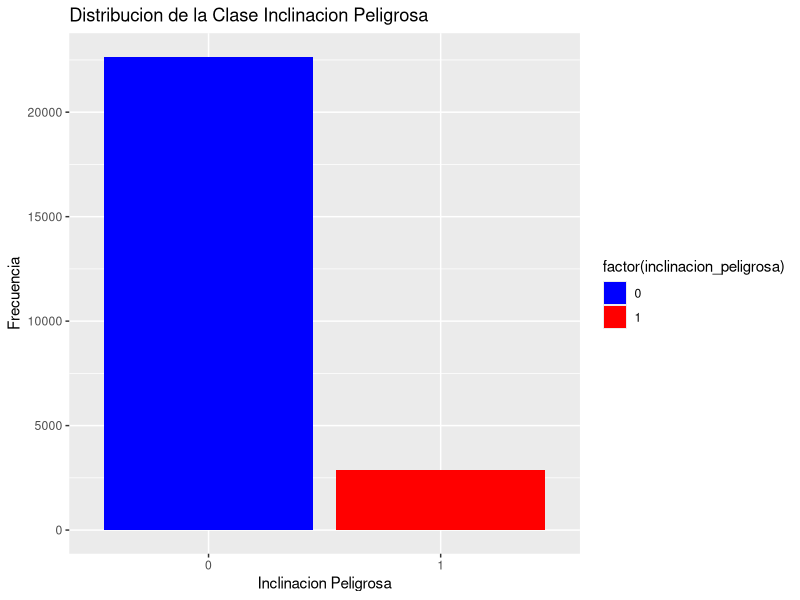
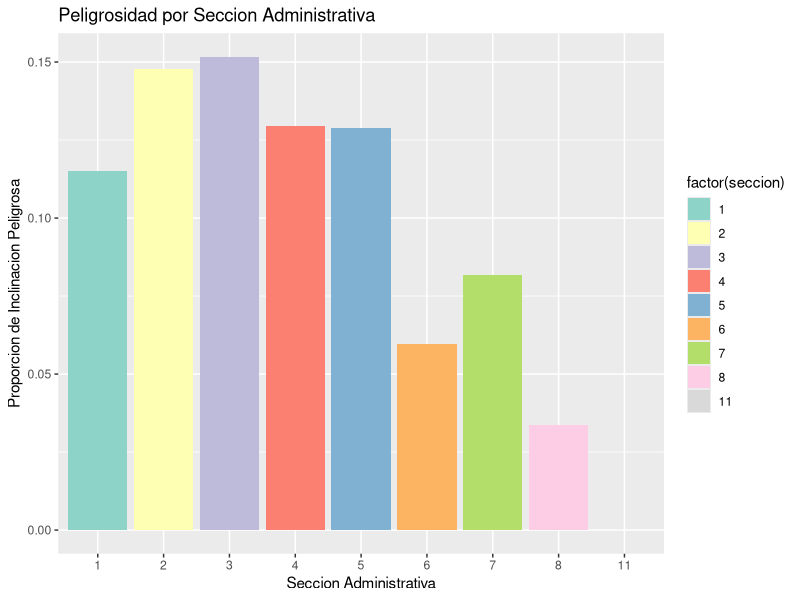
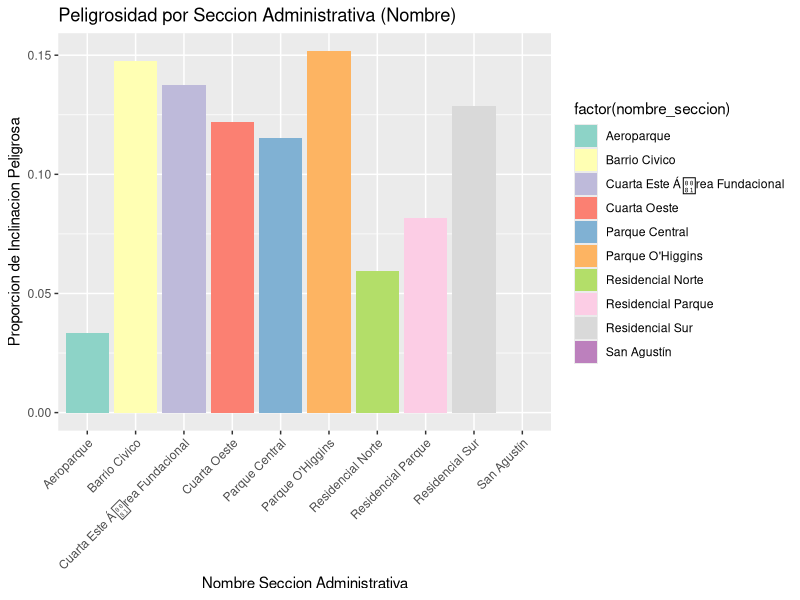
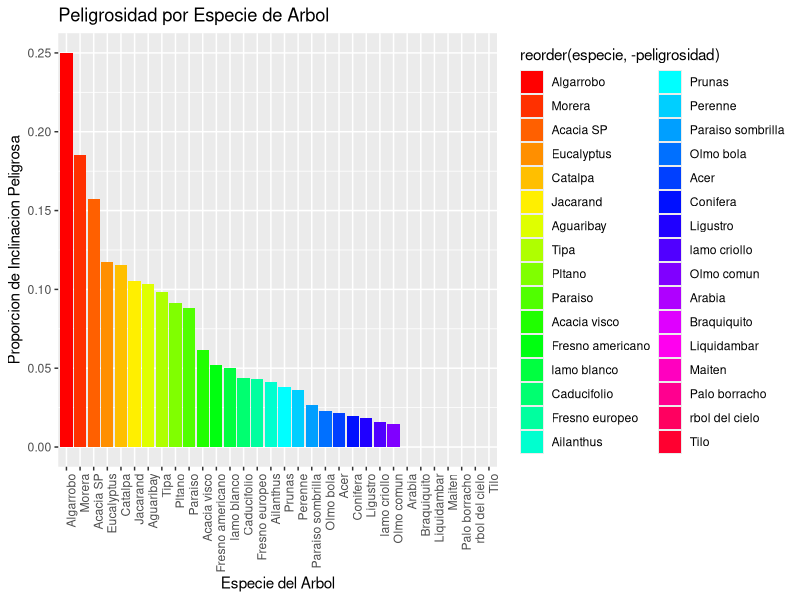
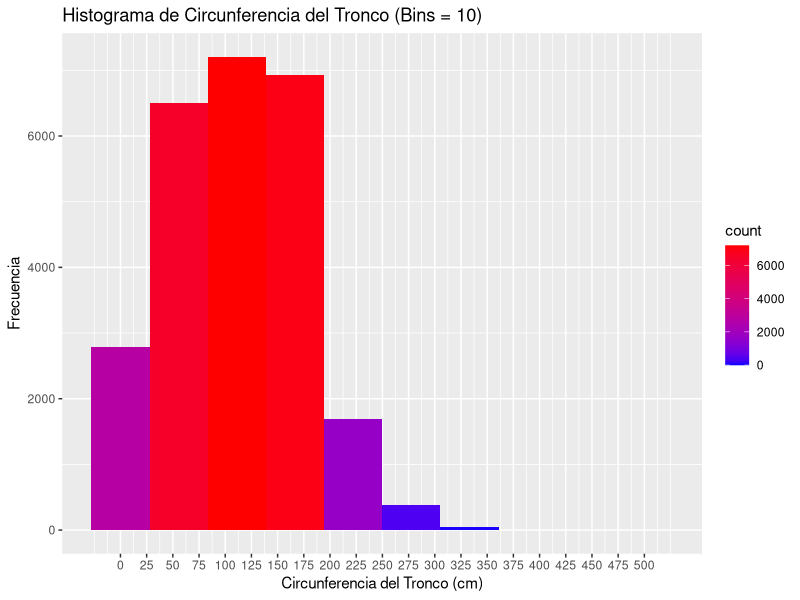
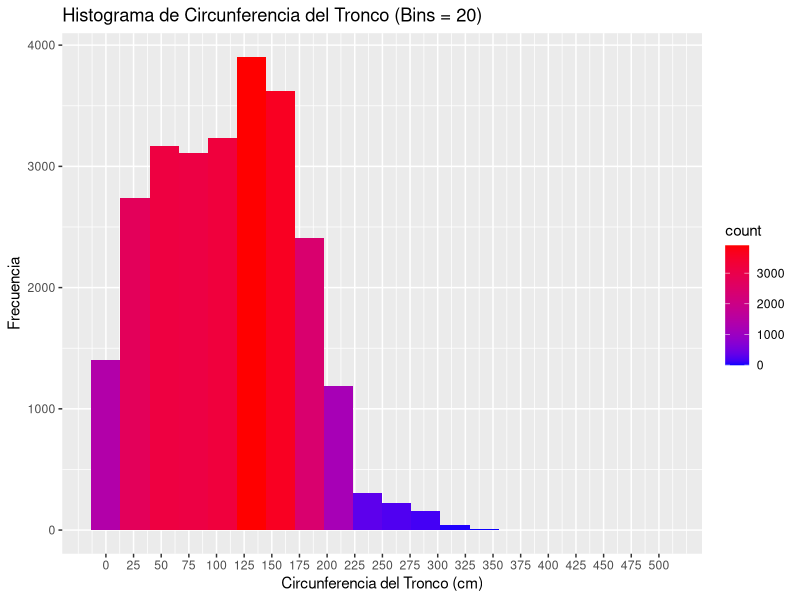
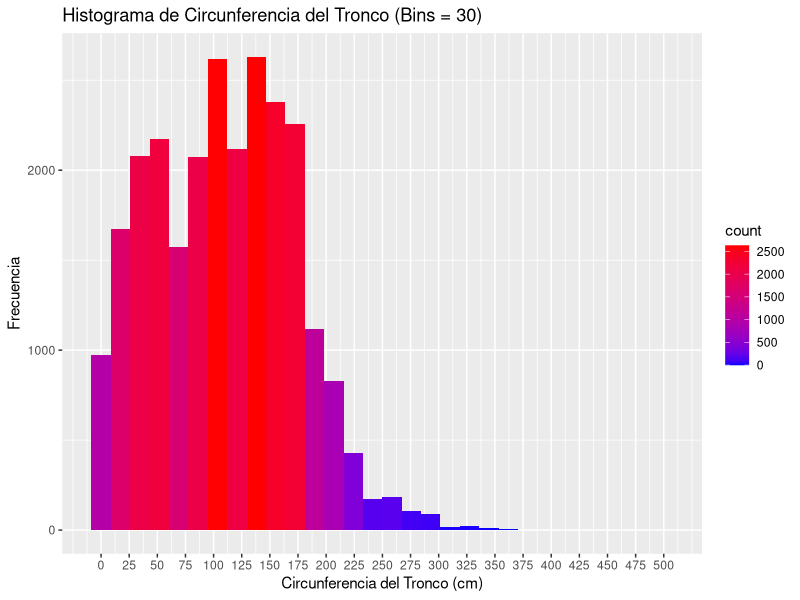
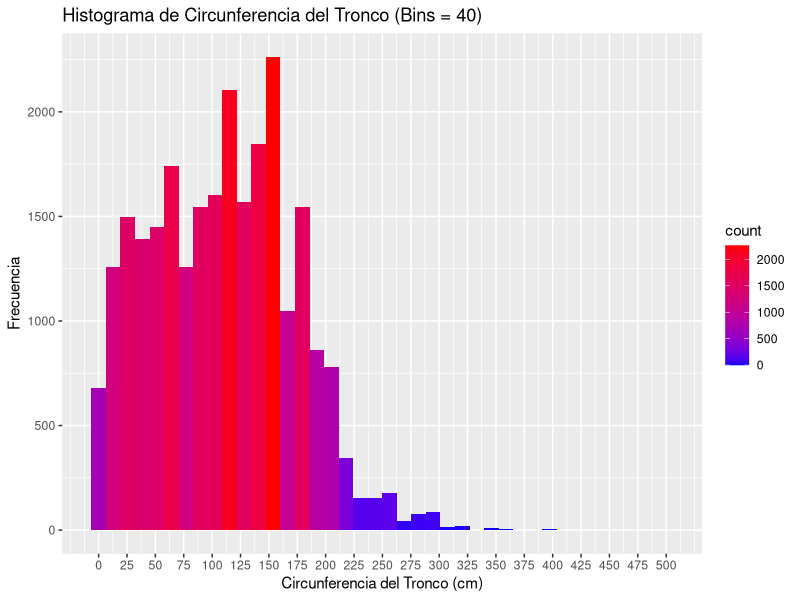

R code for these plots, in order:
## ---- chunk 1
data <- read.csv("data/arbolado-mza-dataset.csv")

num_filas <- nrow(data)

# define la proporción para dividir los datos (80% de entrenamiento, 20% de validación)
proporcion_entrenamiento <- 0.8

# calcula el número de filas para los datos de entrenamiento y validación
num_entrenamiento <- round(num_filas * proporcion_entrenamiento)
num_validacion <- num_filas - num_entrenamiento

# genera un conjunto de índices aleatorios sin reemplazo (por default replace=FALSE) para las filas de validación
indices_validacion <- sample(1:num_filas, num_validacion)

# divide los datos en conjuntos de entrenamiento y validación
datos_entrenamiento <- data[-indices_validacion, ]  # el operador "-" indica que se excluyen los índices de validación
datos_validacion <- data[indices_validacion, ]

# write.csv(datos_entrenamiento, "arbolado-mendoza-dataset-train.csv", row.names = FALSE)
# write.csv(datos_validacion, "arbolado-mendoza-dataset-validation.csv", row.names = FALSE)
## ---- chunk 2
library(dplyr)
library(ggplot2)

data <- read.csv("data/arbolado-mendoza-dataset-train.csv")

## ---- chunk 3
# Pregunta 1: ¿Cuál es la distribución de la clase inclinacion_peligrosa?
ggplot(data, aes(x = factor(inclinacion_peligrosa), fill = factor(inclinacion_peligrosa))) +
    geom_bar() +
    scale_fill_manual(values = c("blue", "red")) + # asigna colores a las barras
    labs(x = "Inclinacion Peligrosa", y = "Frecuencia") +
    ggtitle("Distribucion de la Clase Inclinacion Peligrosa")

# ggsave("pics/2_1_distribucion_inclinacion_peligrosa.png", plot = last_plot(), width = 6, height = 4)

## ---- chunk 4
# Pregunta 2: ¿Se puede considerar alguna sección más peligrosa que otra?
# crea un nuevo conjunto de datos "secciones_peligrosas" con resumen de peligrosidad por sección
secciones_peligrosas <- data %>%
    group_by(seccion) %>%  # agrupar por sección
    # resumen de peligrosidad por sección -> total_count = n() calcula el número total de filas en cada grupo
    summarize(peligrosa_count = sum(inclinacion_peligrosa == 1), total_count = n()) %>%
    # mutate agrega una nueva columna peligrosidad la cual se calcula dividiendo peligrosa_count entre total_count
    mutate(peligrosidad = peligrosa_count / total_count)

ggplot(secciones_peligrosas, aes(x = factor(seccion), y = peligrosidad, fill = factor(seccion))) +
    geom_bar(stat = "identity") +  # representa las alturas de las barras tal como se proporcionan en los datos
    scale_fill_brewer(palette = "Set3") +
    labs(x = "Seccion Administrativa", y = "Proporcion de Inclinacion Peligrosa") +
    ggtitle("Peligrosidad por Seccion Administrativa")

#ggsave("pics/2_2_peligrosidad_secciones.png", plot = last_plot(), width = 8, height = 6)

nombre_secciones_peligrosas <- data %>%
    group_by(nombre_seccion) %>%
    # resumen de peligrosidad por sección -> total_count = n() calcula el número total de filas en cada grupo
    summarize(peligrosa_count = sum(inclinacion_peligrosa == 1), total_count = n()) %>%
    # mutate agrega una nueva columna peligrosidad la cual se calcula dividiendo peligrosa_count entre total_count
    mutate(peligrosidad = peligrosa_count / total_count)

ggplot(nombre_secciones_peligrosas, aes(x = factor(nombre_seccion), y = peligrosidad, fill = factor(nombre_seccion))) +
geom_bar(stat = "identity") +  # representa las alturas de las barras tal como se proporcionan en los datos
scale_fill_brewer(palette = "Set3") +
labs(x = "Nombre Seccion Administrativa", y = "Proporcion de Inclinacion Peligrosa") +
ggtitle("Peligrosidad por Seccion Administrativa (Nombre)") +
theme(axis.text.x = element_text(angle = 45, hjust = 1))

#ggsave("pics/2_2_peligrosidad_nombre_secciones.png", plot = last_plot(), width = 8, height = 6)
## ---- chunk 5
# Pregunta 3: ¿Se puede considerar alguna especie más peligrosa que otra?
# crea un nuevo conjunto de datos "especies_peligrosas" con resumen de peligrosidad por especie
especies_peligrosas <- data %>%
    group_by(especie) %>%  # agrupa por especie
    summarize(peligrosa_count = sum(inclinacion_peligrosa == 1), total_count = n()) %>%
    mutate(peligrosidad = peligrosa_count / total_count)

ggplot(especies_peligrosas, aes(x = reorder(especie, -peligrosidad), y = peligrosidad, fill = reorder(especie, -peligrosidad))) +
    geom_bar(stat = "identity") +
    scale_fill_manual(values = rainbow(length(unique(especies_peligrosas$especie)))) +
    labs(x = "Especie del Arbol", y = "Proporcion de Inclinacion Peligrosa") +
    ggtitle("Peligrosidad por Especie de Arbol") +
    theme(axis.text.x = element_text(angle = 90, hjust = 1))

#ggsave("pics/2_3_peligrosidad_especies.png", plot = last_plot(), width = 8, height = 6)

## ---- chunk 6
# Cargar la biblioteca necesaria
library(ggplot2)
arbolado <- read.csv("data/arbolado-mendoza-dataset-train.csv")
## ---- chunk 7
ggplot(arbolado, aes(x = circ_tronco_cm)) +
    geom_histogram(bins = 10, aes(fill = after_stat(count))) +
    scale_fill_gradient(low = "blue", high = "red") +
    labs(title = "Histograma de Circunferencia del Tronco (Bins = 10)", x = "Circunferencia del Tronco (cm)", y = "Frecuencia") +
    scale_x_continuous(breaks = seq(0, max(arbolado$circ_tronco_cm), by = 25))

ggsave("pics/3_1_histograma_circ_tronco_bins_10.png", plot = last_plot(), width = 8, height = 6)
## ---- chunk 8
ggplot(arbolado, aes(x = circ_tronco_cm)) +
    geom_histogram(bins = 20, aes(fill = after_stat(count))) +
    scale_fill_gradient(low = "blue", high = "red") +
    labs(title = "Histograma de Circunferencia del Tronco (Bins = 20)", x = "Circunferencia del Tronco (cm)", y = "Frecuencia") +
    scale_x_continuous(breaks = seq(0, max(arbolado$circ_tronco_cm), by = 25))

ggsave("pics/3_1_histograma_circ_tronco_bins_20.png", plot = last_plot(), width = 8, height = 6)
## ---- chunk 9
ggplot(arbolado, aes(x = circ_tronco_cm)) +
    geom_histogram(bins = 30, aes(fill = after_stat(count))) +
    scale_fill_gradient(low = "blue", high = "red") +
    labs(title = "Histograma de Circunferencia del Tronco (Bins = 30)", x = "Circunferencia del Tronco (cm)", y = "Frecuencia") +
    scale_x_continuous(breaks = seq(0, max(arbolado$circ_tronco_cm), by = 25))

ggsave("pics/3_1_histograma_circ_tronco_bins_30.png", plot = last_plot(), width = 8, height = 6)
## ---- chunk 10
ggplot(arbolado, aes(x = circ_tronco_cm)) +
    geom_histogram(bins = 40, aes(fill = after_stat(count))) +
    scale_fill_gradient(low = "blue", high = "red") +
    labs(title = "Histograma de Circunferencia del Tronco (Bins = 40)", x = "Circunferencia del Tronco (cm)", y = "Frecuencia") +
    scale_x_continuous(breaks = seq(0, max(arbolado$circ_tronco_cm), by = 25))

ggsave("pics/3_1_histograma_circ_tronco_bins_40.png", plot = last_plot(), width = 8, height = 6)
## ---- chunk 11
ggplot(arbolado, aes(x = circ_tronco_cm)) +
    geom_histogram(bins = 50, aes(fill = after_stat(count))) +
    scale_fill_gradient(low = "blue", high = "red") +
    labs(title = "Histograma de Circunferencia del Tronco (Bins = 50)", x = "Circunferencia del Tronco (cm)", y = "Frecuencia") +
    scale_x_continuous(breaks = seq(0, max(arbolado$circ_tronco_cm), by = 25))

ggsave("pics/3_1_histograma_circ_tronco_bins_50.png", plot = last_plot(), width = 8, height = 6)
## ---- chunk 12
ggplot(arbolado, aes(x = circ_tronco_cm, fill = factor(inclinacion_peligrosa))) +
    geom_histogram(bins = 10) +
    labs(title = "Histograma de Circunferencia del Tronco por Clase de Inclinacion (Bins = 10)", x = "Circunferencia del Tronco (cm)", y = "Frecuencia") +
    scale_fill_discrete(name = "Inclinacion") +
    scale_x_continuous(breaks = seq(0, max(arbolado$circ_tronco_cm), by = 25))

ggsave("pics/3_2_histograma_circ_tronco_bins_10_separado_por_inclinacion.png", plot = last_plot(), width = 8, height = 6)
## ---- chunk 13
ggplot(arbolado, aes(x = circ_tronco_cm, fill = factor(inclinacion_peligrosa))) +
    geom_histogram(bins = 20) +
    labs(title = "Histograma de Circunferencia del Tronco por Clase de Inclinacion (Bins = 20)", x = "Circunferencia del Tronco (cm)", y = "Frecuencia") +
    scale_fill_discrete(name = "Inclinacion") +
    scale_x_continuous(breaks = seq(0, max(arbolado$circ_tronco_cm), by = 25))

ggsave("pics/3_2_histograma_circ_tronco_bins_20_separado_por_inclinacion.png", plot = last_plot(), width = 8, height = 6)
## ---- chunk 14
ggplot(arbolado, aes(x = circ_tronco_cm, fill = factor(inclinacion_peligrosa))) +
    geom_histogram(bins = 30) +
    labs(title = "Histograma de Circunferencia del Tronco por Clase de Inclinacion (Bins = 30)", x = "Circunferencia del Tronco (cm)", y = "Frecuencia") +
    scale_fill_discrete(name = "Inclinacion") +
    scale_x_continuous(breaks = seq(0, max(arbolado$circ_tronco_cm), by = 25))

ggsave("pics/3_2_histograma_circ_tronco_bins_30_separado_por_inclinacion.png", plot = last_plot(), width = 8, height = 6)
## ---- chunk 15
ggplot(arbolado, aes(x = circ_tronco_cm, fill = factor(inclinacion_peligrosa))) +
    geom_histogram(bins = 40) +
    labs(title = "Histograma de Circunferencia del Tronco por Clase de Inclinacion (Bins = 40)", x = "Circunferencia del Tronco (cm)", y = "Frecuencia") +
    scale_fill_discrete(name = "Inclinacion") +
    scale_x_continuous(breaks = seq(0, max(arbolado$circ_tronco_cm), by = 25))

ggsave("pics/3_2_histograma_circ_tronco_bins_40_separado_por_inclinacion.png", plot = last_plot(), width = 8, height = 6)
## ---- chunk 16
ggplot(arbolado, aes(x = circ_tronco_cm, fill = factor(inclinacion_peligrosa))) +
    geom_histogram(bins = 50) +
    labs(title = "Histograma de Circunferencia del Tronco por Clase de Inclinacion (Bins = 50)", x = "Circunferencia del Tronco (cm)", y = "Frecuencia") +
    scale_fill_discrete(name = "Inclinacion") +
    scale_x_continuous(breaks = seq(0, max(arbolado$circ_tronco_cm), by = 25))

ggsave("pics/3_2_histograma_circ_tronco_bins_50_separado_por_inclinacion.png", plot = last_plot(), width = 8, height = 6)
